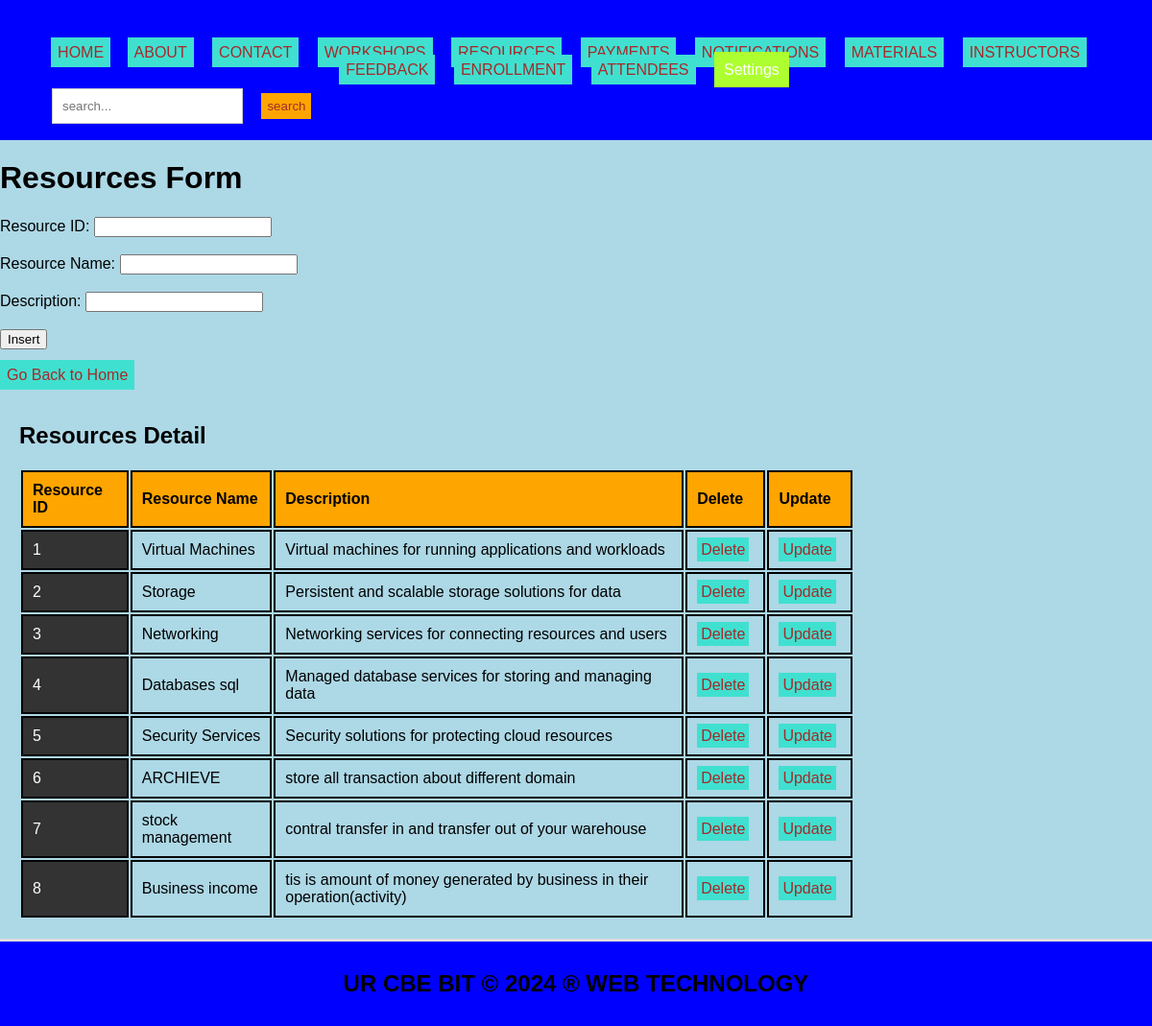
The app's page /resources.php with its own data.
### tables this page shows
CREATE TABLE `resources` (
  `resource_id` int(11) NOT NULL,
  `resource_name` varchar(255) DEFAULT NULL,
  `description` text DEFAULT NULL
);

### resources.php (the view, shortened to what this page needs)
<!DOCTYPE html>
<html lang="en">
<head>
  <link rel="stylesheet" type="text/css" href="style.css">
</head>
<body style="background-color: lightblue;">
<header>
  <ul style="list-style-type: none; padding: 0;">
    <li style="display: inline; margin-right: 10px;">
      <ul style="list-style-type: none; padding: 0;">
    </li>
    <li style="display: inline; margin-right: 8px;"><a href="./home.html">HOME</a></li>
    <li style="display: inline; margin-right: 10px;"><a href="./about.html">ABOUT</a></li>
    <li style="display: inline; margin-right: 10px;"><a href="./contact.html">CONTACT</a></li>
    <li style="display: inline; margin-right: 10px;"><a href="./workshops.php">WORKSHOPS</a></li>
    <li style="display: inline; margin-right: 10px;"><a href="./resources.php">RESOURCES</a></li>
    <li style="display: inline; margin-right: 10px;"><a href="./payments.php">PAYMENTS</a></li>
    <li style="display: inline; margin-right: 10px;"><a href="./notifications.php">NOTIFICATIONS</a></li>
    <li style="display: inline; margin-right: 10px;"><a href="./materials.php">MATERIALS</a></li>
    <li style="display: inline; margin-right: 10px;"><a href="./instructors.php">INSTRUCTORS</a></li>
    <li style="display: inline; margin-right: 10px;"><a href="./feedback.php">FEEDBACK</a></li>
    <li style="display: inline; margin-right: 10px;"><a href="./enrollment.php">ENROLLMENT</a></li>
    <li style="display: inline; margin-right: 10px;"><a href="./attendees.php">ATTENDEES</a></li>
      <li class="dropdown" style="display: inline; margin-right: 10px;">
      <a href="#" style="padding: 10px; color: white; background-color: greenyellow; text-decoration: none; margin-right: 15px;">Settings</a>
    </li>
    </ul>
  </header>
<body style="background-color: yellowgreen;">
  <div class="search-form">
      <form role="search" action="search.php">
        <input class="form-control" type="search" placeholder="search..." aria-label="search" name="query">
        <button class="btn" type="submit">search</button>
      </form>
    </div>
    <h1>Resources Form</h1>
    <form method="post" onsubmit="return confirmInsert();">
        <label for="resource_id">Resource ID:</label>
        <input type="number" id="resource_id" name="resource_id" required><br><br>
        <label for="resource_name">Resource Name:</label>
        <input type="text" id="resource_name" name="resource_name" required><br><br>
        <label for="description">Description:</label>
        <input type="text" id="description" name="description" required><br><br>
        <input type="submit" name="add" value="Insert"><br><br>
        <a href="./home.html">Go Back to Home</a>
    </form>
    <?php
    include('database_connection.php');
    ?>
    <section>
        <h2>Resources Detail</h2>
        <table>
            <tr>
                <th>Resource ID</th>
                <th>Resource Name</th>
                <th>Description</th>
                <th>Delete</th>
                <th>Update</th>
            </tr>
            <?php
            $sql = "SELECT * FROM resources";
            $result = $connection->query($sql);
            if ($result->num_rows > 0) {
                while ($row = $result->fetch_assoc()) {
                    echo "<tr>
                            <td>{$row['resource_id']}</td>
                            <td>{$row['resource_name']}</td>
                            <td>{$row['description']}</td>
                            <td><a style='padding:4px' href='delete_resources.php?resource_id={$row['resource_id']}'>Delete</a></td>
                            <td><a style='padding:4px' href='update_resources.php?resource_id={$row['resource_id']}'>Update</a></td>
                          </tr>";
                }
            } else {
                echo "<tr><td colspan='5'>No data found</td></tr>";
            }
            ?>
        </table>
    </section>
    <footer>
        <h2>UR CBE BIT &copy; 2024 &reg; WEB TECHNOLOGY</h2>
    </footer>
</body>
</html>

### style.css (style rules this page uses)
body { font-family: Arial, sans-serif; margin: 0; padding: 0; }
.search-form { float: left; padding: 20px; }
.form-control { padding: 8px; margin-left: 4px; border: 1px solid #ccc; }
.btn { padding: 6px; background-color: orange; color: brown; border: none; }
.dropdown { position: relative; display: inline; margin-right: 10px; }
body { font-family: Arial,sans-serif; margin:0; padding:0; }
header { background-color:blue; padding: 20px; }
.dropdown { position: right; display:right; direction:rtl; }
section { padding:28px; border-bottom: 1px solid #ddd; }
footer { text-align: center; padding: 15px; background-color:blue; }

### resources.php (style rules this page uses)
a:link { color: #0066cc; text-decoration: none; }
a { padding: 7px; color: white; background-color: turquoise; text-decoration: none; margin-right: 5px; }
a:link { color: brown; }
button.btn { margin-left: 15px; margin-top: 7px; }
input.form-control { padding: 10px; }
table { width: 75%; border-collapse: revert; }
td:first-child { background-color: #333333; color: #ffffff; }
td { padding: 8px; border-bottom: 1px solid #dddddd; }
th, td { border: 2px solid black; padding: 10px; text-align: left; }
th { background-color: orange; }
section { padding: 20px; border-bottom: 3px solid #ddd; }
header { text-align: center; padding: 30px; background-color: blue; }
.search-form { position: fixed; top: 70px; left: 30px; z-index: 999; }
footer { text-align: center; padding: 10px; background-color: blue; }

### records on screen
resources: resource_id "1", resource_name "Virtual Machines", description "Virtual machines for running applications and workloads"
resources: resource_id "2", resource_name "Storage", description "Persistent and scalable storage solutions for data"
resources: resource_id "3", resource_name "Networking", description "Networking services for connecting resources and users"
resources: resource_id "4", resource_name "Databases sql", description "Managed database services for storing and managing data"
resources: resource_id "5", resource_name "Security Services", description "Security solutions for protecting cloud resources"
resources: resource_id "6", resource_name "ARCHIEVE", description "store all transaction about different domain"
resources: resource_id "7", resource_name "stock management", description "contral transfer in and transfer out of your warehouse"
resources: resource_id "8", resource_name "Business income", description "tis is amount of money generated by business in their operation(activity)"
